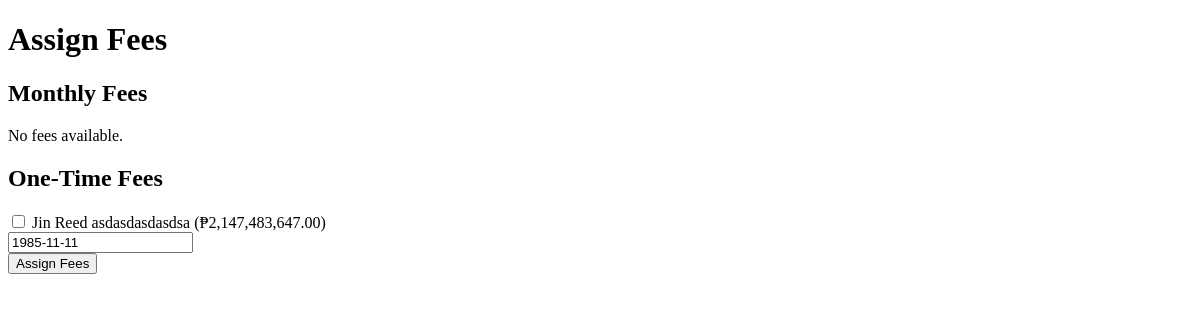
Page /Users/admin/add-fee-assignation.php?user_id=20255661 on the earlier database version.
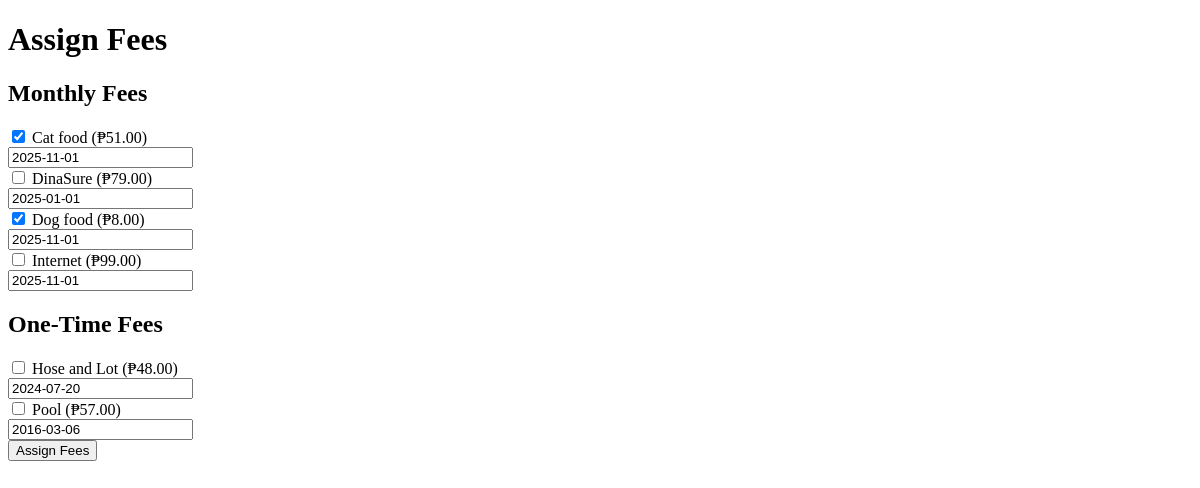
Same page on the later database version.
### tables this page shows
CREATE TABLE `fee_type` (
  `id` int(11) NOT NULL,
  `fee_type_id` int(11) NOT NULL,
  `user_id` int(11) NOT NULL,
  `fee_name` varchar(50) NOT NULL,
  `description` varchar(255) NOT NULL,
  `amount` int(11) NOT NULL,
  `cadence` int(11) NOT NULL,
  `start_date` date NOT NULL,
  `is_active` int(11) NOT NULL,
  `remarks` varchar(255) DEFAULT NULL,
  `approved` int(11) DEFAULT NULL,
  `datetime_created` datetime NOT NULL,
  `datetime_updated` datetime NOT NULL
);

### Users/admin/add-fee-assignation.php (the view, shortened to what this page needs)
<?php
include('../../connection/connection.php');
$user_id = $_GET['user_id'];
$sql_fees_monthly = "SELECT fee_type_id, fee_name, amount, start_date
             FROM fee_type
             WHERE cadence = 1 AND is_active = 1
             ORDER BY fee_name ASC";
$run_fees_monthly = mysqli_query($conn, $sql_fees_monthly);
$sql_fees_one_time = "SELECT fee_type_id, fee_name, amount, start_date
             FROM fee_type
             WHERE cadence = 2 AND is_active = 1
             ORDER BY fee_name ASC";
$run_fees_one_time = mysqli_query($conn, $sql_fees_one_time);
$sql_assigned = "SELECT fee_type_id FROM fee_assignation WHERE user_id='$user_id'";
$res_assigned = mysqli_query($conn, $sql_assigned);
$assigned_fees = [];
while($row = mysqli_fetch_assoc($res_assigned)){
    $assigned_fees[] = $row['fee_type_id'];
}
?>
<!DOCTYPE html>
<html lang="en">
<head>
</head>
<body>
<h1>Assign Fees</h1>
<h2>Monthly Fees</h2>
<form action="../../Query/create-fee-assignation.php" method="POST">
    <?php
    if(mysqli_num_rows($run_fees_monthly) > 0){
        while($row = mysqli_fetch_assoc($run_fees_monthly)){
            $checked = in_array($row['fee_type_id'], $assigned_fees) ? 'checked' : '';
            ?>
            <label>
                <input type="checkbox" name="fee_ids_monthly[]" value="<?php echo $row['fee_type_id']; ?>" <?php echo $checked; ?>>
                <?php echo $row['fee_name']; ?> (₱<?php echo number_format($row['amount'],2); ?>)
            </label><br>
            <input type="text" name="start_date" value="<?php echo $row['start_date']; ?>"><br>
            <?php
        }
    } else {
        echo "No fees available.";
    }
    ?>
<h2>One-Time Fees</h2>
    <?php
    if(mysqli_num_rows($run_fees_one_time) > 0){
        while($row = mysqli_fetch_assoc($run_fees_one_time)){
            $checked = in_array($row['fee_type_id'], $assigned_fees) ? 'checked' : '';
            ?>
            <label>
                <input type="checkbox" name="fee_ids_one_time[]" value="<?php echo $row['fee_type_id']; ?>" <?php echo $checked; ?>>
                <?php echo $row['fee_name']; ?> (₱<?php echo number_format($row['amount'],2); ?>)
            </label><br>
            <input type="text" name="start_date" value="<?php echo $row['start_date']; ?>"><br>
            <?php
        }
    } else {
        echo "No fees available.";
    }
    ?>
    <input type="submit" name="assign_fee" value="Assign Fees">
</form>
</body>
</html>

Differences in the rows shown:
removed fee_type: fee_name "Jin Reed asdasdasdasdsa", amount "2,147,483,647.00", start_date "1985-11-11", shown under "One-Time Fees"
added fee_type: fee_name "Cat food", amount "51.00", start_date "2025-11-01", shown under "Monthly Fees"
added fee_type: fee_name "DinaSure", amount "79.00", start_date "2025-01-01", shown under "Monthly Fees"
added fee_type: fee_name "Dog food", amount "8.00", start_date "2025-11-01", shown under "Monthly Fees"
added fee_type: fee_name "Internet", amount "99.00", start_date "2025-11-01", shown under "Monthly Fees"
added fee_type: fee_name "Hose and Lot", amount "48.00", start_date "2024-07-20", shown under "One-Time Fees"
added fee_type: fee_name "Pool", amount "57.00", start_date "2016-03-06", shown under "One-Time Fees"
Other differences:
text no longer shown: "No fees available."
